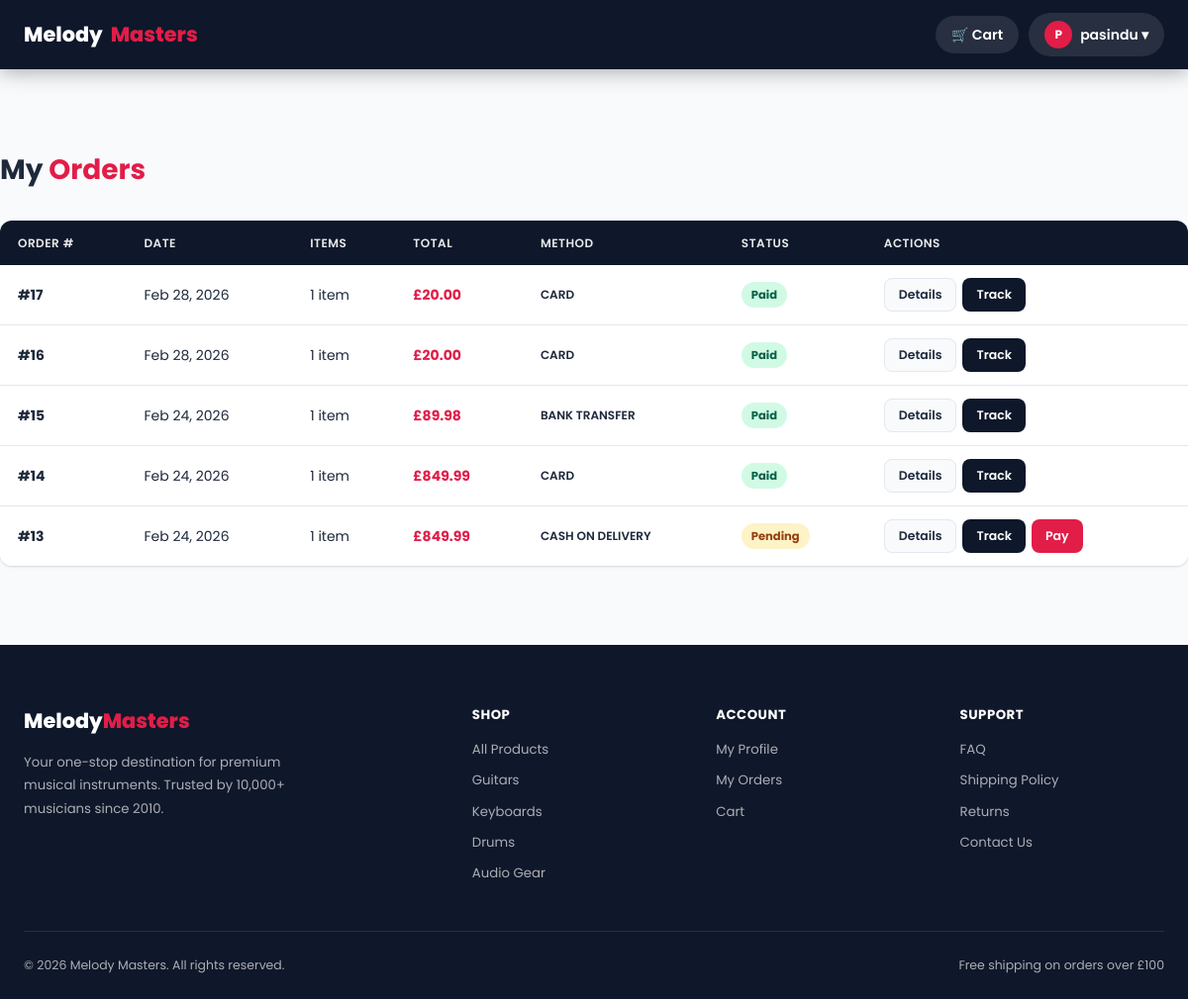
/orders.php (signed in), run on the app's committed database.
### tables this page shows
CREATE TABLE `orders` (
  `id` int(11) NOT NULL,
  `user_id` int(11) NOT NULL,
  `total_amount` decimal(10,2) NOT NULL,
  `shipping_cost` decimal(10,2) NOT NULL DEFAULT 0.00,
  `status` enum('pending','paid','processing','shipped','delivered','cancelled') NOT NULL DEFAULT 'pending',
  `shipping_name` varchar(150) DEFAULT NULL,
  `shipping_address` text DEFAULT NULL,
  `shipping_city` varchar(100) DEFAULT NULL,
  `shipping_zip` varchar(20) DEFAULT NULL,
  `payment_method` enum('card','bank_transfer','cash_on_delivery') NOT NULL DEFAULT 'card',
  `tracking_note` varchar(255) DEFAULT NULL,
  `created_at` timestamp NOT NULL DEFAULT current_timestamp()
);

### orders.php (the view, shortened to what this page needs)
<?php
require_once 'includes/functions.php';
$uid    = (int)$_SESSION['user_id'];
?>
<?php
$orders = $conn->prepare(
    "SELECT o.*, COUNT(oi.id) AS item_count
     FROM orders o LEFT JOIN order_items oi ON oi.order_id=o.id
     WHERE o.user_id=?
     GROUP BY o.id ORDER BY o.created_at DESC"
);
$orders->bind_param("i", $uid);
$orders->execute();
$orderRows = $orders->get_result();
require_once 'includes/header.php';
?>
<div class="container section">
  <h1 class="section-title" style="margin-bottom:28px;"> My <span>Orders</span></h1>
  <?php if ($orderRows->num_rows === 0): ?>
    <div class="empty-state">
      <div class="icon"></div>
      <h3>No orders yet</h3>
      <p>Start shopping to see your orders here.</p>
      <a href="<?php echo BASE_URL; ?>/home.php" class="btn btn-primary btn-lg">Shop Now</a>
    </div>
  <?php else: ?>
    <div class="table-wrap">
      <table>
        <thead>
          <tr>
            <th>Order #</th>
            <th>Date</th>
            <th>Items</th>
            <th>Total</th>
            <th>Method</th>
            <th>Status</th>
            <th>Actions</th>
          </tr>
        </thead>
        <tbody>
          <?php while ($o = $orderRows->fetch_assoc()): ?>
            <tr>
              <td><strong>#<?php echo $o['id']; ?></strong></td>
              <td><?php echo formatDate($o['created_at']); ?></td>
              <td><?php echo $o['item_count']; ?> item<?php echo $o['item_count']!=1?'s':''; ?></td>
              <td style="font-weight:700;color:var(--accent);"><?php echo formatPrice($o['total_amount']); ?></td>
              <td style="font-size:.75rem;font-weight:600;"><?php echo strtoupper(str_replace('_',' ',$o['payment_method']??'CARD')); ?></td>
              <td><?php echo statusBadge($o['status']); ?></td>
              <td>
                <div style="display:flex;gap:6px;">
                  <a href="<?php echo BASE_URL; ?>/orders.php?id=<?php echo $o['id']; ?>"
                     class="btn btn-ghost btn-sm">Details</a>
                  <a href="<?php echo BASE_URL; ?>/track.php?order_id=<?php echo $o['id']; ?>"
                     class="btn btn-secondary btn-sm">Track</a>
                  <?php if ($o['status'] === 'pending'): ?>
                    <a href="<?php echo BASE_URL; ?>/payment.php?order_id=<?php echo $o['id']; ?>"
                       class="btn btn-primary btn-sm"> Pay</a>
                  <?php endif; ?>
                </div>
              </td>
            </tr>
          <?php endwhile; ?>
        </tbody>
      </table>
    </div>
  <?php endif; ?>
</div>
<?php require_once 'includes/footer.php'; ?>

### includes/functions.php (shortened to what this page needs)
<?php
function formatPrice(float $price): string {
    return '£' . number_format($price, 2);
}
function formatDate(string $date): string {
    return date('M j, Y', strtotime($date));
}
function statusBadge(string $status): string {
    $map = [
        'pending'    => 'badge-pending',
        'paid'       => 'badge-paid',
        'processing' => 'badge-processing',
        'shipped'    => 'badge-shipped',
        'delivered'  => 'badge-delivered',
        'cancelled'  => 'badge-cancelled',
    ];
    $class = $map[$status] ?? 'badge-pending';
    return "<span class=\"badge $class\">" . ucfirst(htmlspecialchars($status)) . "</span>";
}

### assets/css/style.css (style rules this page uses)
:root { --primary: #0f172a; --primary-light: #1e293b; --accent: #e11d48; --accent-dark: #be123c; --accent-light: #fef2f2; --bg: #f8fafc; --white: #ffffff; --text: #1e293b; --muted: #64748b; --border: #e2e8f0; --success: #10b981; --success-bg: #ecfdf5; --warning: #f59e0b; --warning-bg: #fffbeb; --danger: #ef4444; --danger-bg: #fef2f2; --info: #3b82f6; --info-bg: #eff6ff; --shadow: 0 1px 3px rgba(0,0,0,.10), 0 1px 2px rgba(0,0,0,.06); --shadow-md: 0 4px 12px rgba(0,0,0,.10); --shadow-lg: 0 10px 30px rgba(0,0,0,.12); --shadow-xl: 0 20px 50px rgba(0,0,0,.15); --radius: 12px; --radius-sm: 8px; --radius-lg: 20px; --radius-full: 9999px; --transition: all .22s ease; --nav-h: 70px; }
*, *::before, *::after { margin:0; padding:0; box-sizing:border-box; }
html { scroll-behavior:smooth; }
body { font-family:'Poppins',sans-serif; background:var(--bg); color:var(--text); line-height:1.6; min-height:100vh; display:flex; flex-direction:column; }
a { text-decoration:none; color:inherit; }
.container { width:100%; max-width:1280px; margin:0 auto; padding:0 24px; }
.section { padding:80px 0; }
.section-title { font-size:1.75rem; font-weight:700; }
.section-title span { color:var(--accent); }
.btn { display:inline-flex; align-items:center; justify-content:center; gap:8px; padding:10px 22px; border-radius:var(--radius-sm); font-size:.875rem; font-weight:600; cursor:pointer; transition:var(--transition); border:none; white-space:nowrap; text-decoration:none; }
.btn-primary { background:var(--accent); color:#fff; }
.btn-secondary { background:var(--primary); color:#fff; }
.btn-ghost { background:var(--bg); color:var(--text); border:1px solid var(--border); }
.btn-sm { padding:6px 14px; font-size:.78rem; }
.table-wrap { overflow-x:auto; border-radius:var(--radius); box-shadow:var(--shadow); }
table { width:100%; border-collapse:collapse; background:#fff; }
thead th { background:var(--primary); color:rgba(255,255,255,.9); font-size:.75rem; font-weight:600; text-transform:uppercase; letter-spacing:.5px; padding:13px 18px; text-align:left; white-space:nowrap; }
tbody tr { border-bottom:1px solid var(--border); transition:var(--transition); }
tbody tr:last-child { border-bottom:none; }
tbody td { padding:13px 18px; font-size:.875rem; vertical-align:middle; }
.badge { display:inline-flex; align-items:center; padding:4px 10px; border-radius:var(--radius-full); font-size:.72rem; font-weight:700; }
.badge-pending { background:#fef3c7; color:#92400e; }
.badge-paid { background:#d1fae5; color:#065f46; }

### data on the page
orders: id "17", created_at "Feb 28, 2026", item_count "1", total_amount "£20.00", payment_method "CARD", status "Paid"
orders: id "16", created_at "Feb 28, 2026", item_count "1", total_amount "£20.00", payment_method "CARD", status "Paid"
orders: id "15", created_at "Feb 24, 2026", item_count "1", total_amount "£89.98", payment_method "BANK TRANSFER", status "Paid"
orders: id "14", created_at "Feb 24, 2026", item_count "1", total_amount "£849.99", payment_method "CARD", status "Paid"
orders: id "13", created_at "Feb 24, 2026", item_count "1", total_amount "£849.99", payment_method "CASH ON DELIVERY", status "Pending"

### other printed values
substr($_SESSION['user_name'], 0, 1) "P"
explode(' ', $_SESSION['user_name'])[0] "pasindu"
